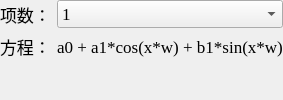
            <widget class="QWidget" name="page_fourier">
             <layout class="QFormLayout" name="formLayout_4">
              <property name="leftMargin">
               <number>0</number>
              </property>
              <property name="topMargin">
               <number>0</number>
              </property>
              <property name="rightMargin">
               <number>0</number>
              </property>
              <property name="bottomMargin">
               <number>0</number>
              </property>
              <item row="0" column="0">
               <widget class="QLabel" name="label_14">
                <property name="font">
                 <font>
                  <family>Times New Roman</family>
                  <pointsize>13</pointsize>
                 </font>
                </property>
                <property name="text">
                 <string>项数：</string>
                </property>
               </widget>
              </item>
              <item row="0" column="1">
               <widget class="QComboBox" name="comboBox_6">
                <property name="font">
                 <font>
                  <family>Times New Roman</family>
                  <pointsize>13</pointsize>
                 </font>
                </property>
                <item>
                 <property name="text">
                  <string>1</string>
                 </property>
                </item>
                <item>
                 <property name="text">
                  <string>2</string>
                 </property>
                </item>
                <item>
                 <property name="text">
                  <string>3</string>
                 </property>
                </item>
                <item>
                 <property name="text">
                  <string>4</string>
                 </property>
                </item>
                <item>
                 <property name="text">
                  <string>5</string>
                 </property>
                </item>
                <item>
                 <property name="text">
                  <string>6</string>
                 </property>
                </item>
                <item>
                 <property name="text">
                  <string>7</string>
                 </property>
                </item>
                <item>
                 <property name="text">
                  <string>8</string>
                 </property>
                </item>
               </widget>
              </item>
              <item row="1" column="0">
               <widget class="QLabel" name="label_12">
                <property name="font">
                 <font>
                  <family>Times New Roman</family>
                  <pointsize>13</pointsize>
                 </font>
                </property>
                <property name="text">
                 <string>方程：</string>
                </property>
               </widget>
              </item>
              <item row="1" column="1">
               <widget class="QLabel" name="label_13">
                <property name="font">
                 <font>
                  <family>Times New Roman</family>
                  <pointsize>13</pointsize>
                 </font>
                </property>
                <property name="toolTip">
                 <string>a0 + a1*cos(x*w) + b1*sin(x*w)</string>
                </property>
                <property name="text">
                 <string>a0 + a1*cos(x*w) + b1*sin(x*w)</string>
                </property>
               </widget>
              </item>
             </layout>
            </widget>
